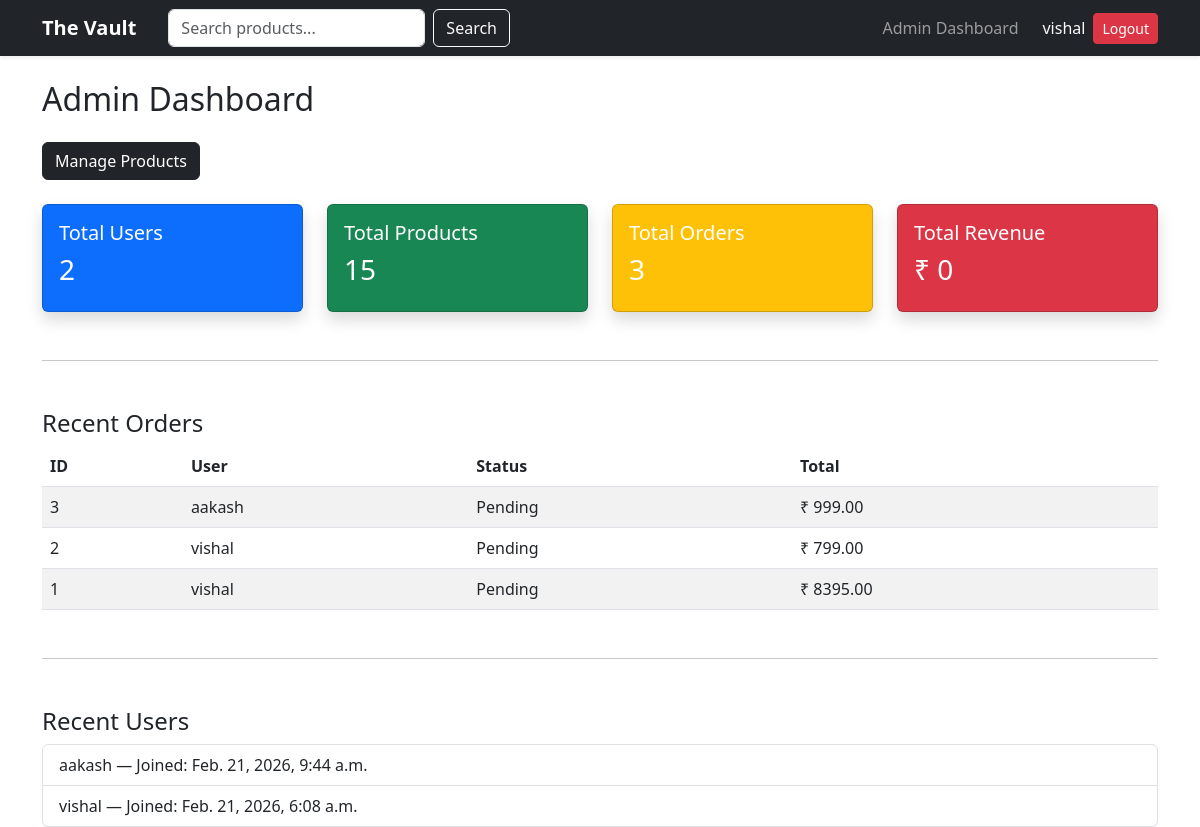
Before: /admin-dashboard/ (signed in) with the older database file.
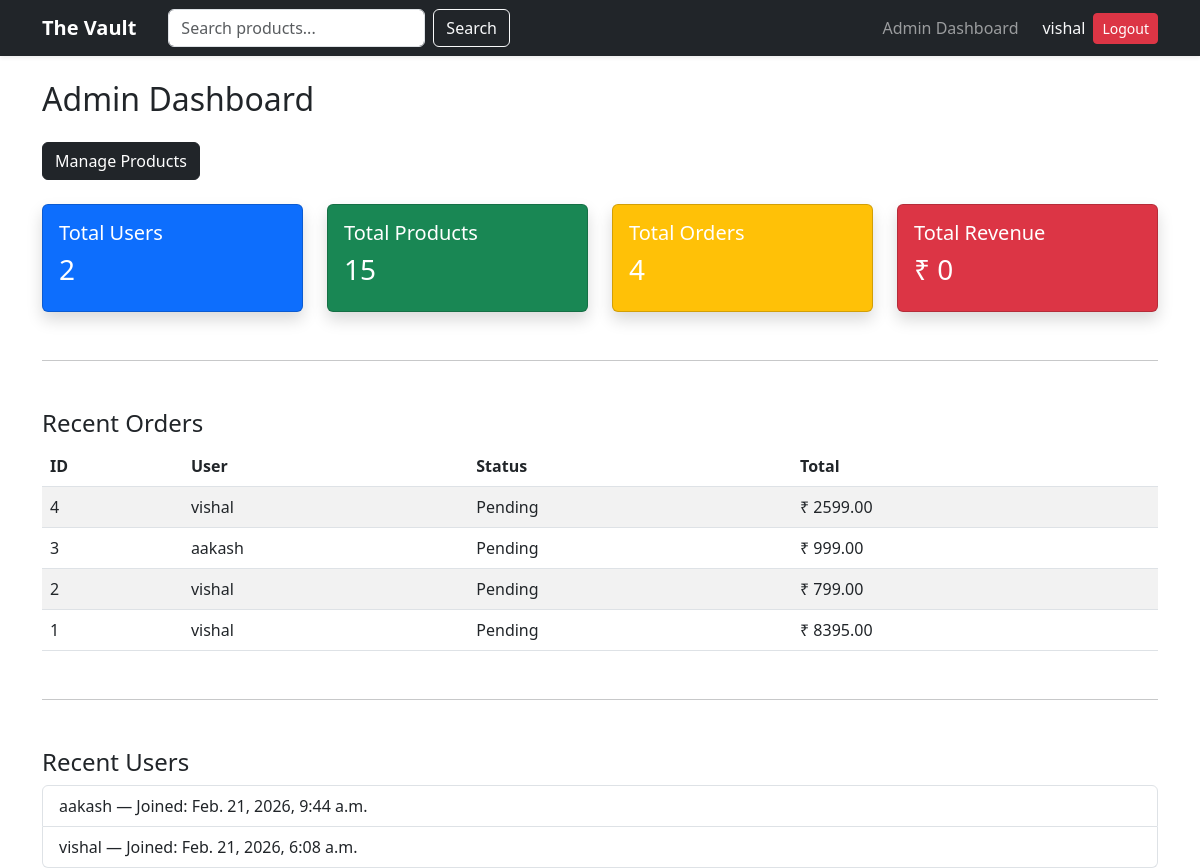
After: the same page with the newer database file.
### store/models.py (models this page shows, shortened)
class Order(models.Model):
    STATUS_CHOICES = [
        ('Pending', 'Pending'),
        ('Shipped', 'Shipped'),
        ('Delivered', 'Delivered'),
    ]
    user = models.ForeignKey(User, on_delete=models.CASCADE, related_name='orders')
    total_price = models.DecimalField(max_digits=10, decimal_places=2)
    status = models.CharField(max_length=20, choices=STATUS_CHOICES, default='Pending')
    created_at = models.DateTimeField(auto_now_add=True)

### store/views.py (the view)
# urls.py: path('admin-dashboard/', views.admin_dashboard, name='admin_dashboard'),
@user_passes_test(lambda u: u.is_staff)
def admin_dashboard(request):
    total_users = User.objects.count()
    total_products = Product.objects.count()
    total_orders = Order.objects.count()
    total_revenue = Order.objects.filter(
        status='Delivered'
    ).aggregate(Sum('total_price'))['total_price__sum'] or 0
    recent_orders = Order.objects.order_by('-created_at')[:5]
    recent_users = User.objects.order_by('-date_joined')[:5]
    context = {
        'total_users': total_users,
        'total_products': total_products,
        'total_orders': total_orders,
        'total_revenue': total_revenue,
        'recent_orders': recent_orders,
        'recent_users': recent_users,
    }
    return render(request, 'admin/dashboard.html', context)

### templates/admin/dashboard.html
{% extends "base.html" %}
{% block content %}
<h2 class="mb-4">Admin Dashboard</h2>
<div class="mb-4">
<a href="{% url 'admin_product_list' %}" class="btn btn-dark">
    Manage Products
</a>
</div>
<div class="row g-4">
    <div class="col-md-3">
        <div class="card text-white bg-primary shadow">
            <div class="card-body">
                <h5>Total Users</h5>
                <h3>{{ total_users }}</h3>
            </div>
        </div>
    </div>
    <div class="col-md-3">
        <div class="card text-white bg-success shadow">
            <div class="card-body">
                <h5>Total Products</h5>
                <h3>{{ total_products }}</h3>
            </div>
        </div>
    </div>
    <div class="col-md-3">
        <div class="card text-white bg-warning shadow">
            <div class="card-body">
                <h5>Total Orders</h5>
                <h3>{{ total_orders }}</h3>
            </div>
        </div>
    </div>
    <div class="col-md-3">
        <div class="card text-white bg-danger shadow">
            <div class="card-body">
                <h5>Total Revenue</h5>
                <h3>₹ {{ total_revenue }}</h3>
            </div>
        </div>
    </div>
</div>
<hr class="my-5">
<h4>Recent Orders</h4>
<table class="table table-striped">
    <thead>
        <tr>
            <th>ID</th>
            <th>User</th>
            <th>Status</th>
            <th>Total</th>
        </tr>
    </thead>
    <tbody>
        {% for order in recent_orders %}
        <tr>
            <td>{{ order.id }}</td>
            <td>{{ order.user.username }}</td>
            <td>{{ order.status }}</td>
            <td>₹ {{ order.total_price }}</td>
        </tr>
        {% endfor %}
    </tbody>
</table>
<hr class="my-5">
<h4>Recent Users</h4>
<ul class="list-group">
    {% for user in recent_users %}
    <li class="list-group-item">
        {{ user.username }} — Joined: {{ user.date_joined }}
    </li>
    {% endfor %}
</ul>
{% endblock %}

### templates/base.html (shortened to what this page needs)
<!DOCTYPE html>
<html lang="en">
<head>
    <link href="https://cdn.jsdelivr.net/npm/bootstrap@5.3.0/dist/css/bootstrap.min.css" rel="stylesheet">
</head>
<body>
<nav class="navbar navbar-expand-lg navbar-dark bg-dark shadow-sm">
    <div class="container">
        <a class="navbar-brand fw-bold" href="{% url 'product_list' %}">
            The Vault
        </a>
        <div class="collapse navbar-collapse" id="navbarContent">
            <form class="d-flex ms-3" method="GET" action="{% url 'product_list' %}">
                <input class="form-control me-2" type="search" name="search" placeholder="Search products...">
                <button class="btn btn-outline-light" type="submit">Search</button>
            </form>
            <ul class="navbar-nav ms-auto align-items-center">
                {% if user.is_authenticated %}
                    {% if user.is_staff %}
                        <li class="nav-item">
                            <a class="nav-link" href="{% url 'admin_dashboard' %}">
                                Admin Dashboard
                            </a>
                        </li>
                    {% endif %}
                    <li class="nav-item ms-3">
                        <span class="navbar-text text-light">
                            {{ user.username }}
                        </span>
                    </li>
                    <li class="nav-item ms-2">
                        <form method="POST" action="{% url 'logout' %}" class="d-inline">
    <button type="submit" class="btn btn-danger btn-sm">
        Logout
    </button>
</form>
                    </li>
                {% endif %}
            </ul>
        </div>
    </div>
</nav>
<div class="container mt-4">
    {% block content %}{% endblock %}
</div>
</body>
</html>

Changed rows visible on the page:
added Order: id "4", user.username "vishal", status "Pending", total_price "2599.00"
Other visible differences:
{{ total_orders }}: "3" → "4"
